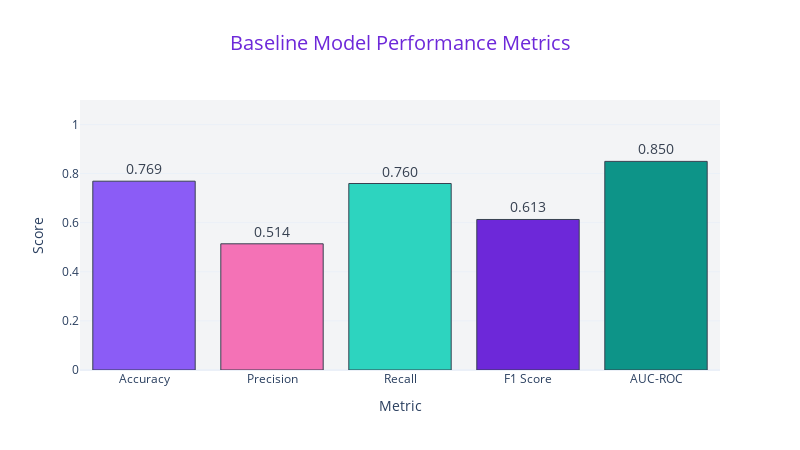
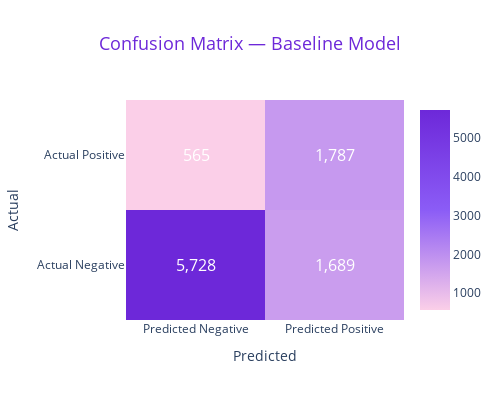

Notebook cell for these charts, in order:
### Code cell
# =============================================================================
# CELL 7: BASELINE MODEL TRAINING
# =============================================================================
# Training a Logistic Regression model as our baseline classifier
# =============================================================================

display(HTML("""
<div class="section-header">
    Section 4: Baseline Model Training
</div>
"""))

display(HTML("""
<div class="legal-box">
    <div class="legal-box-title">Legal Context: Section 8 of the Employment Equity Act</div>
    <p style="margin: 0; color: #374151; line-height: 1.7;">
        Section 8 requires that any "psychological testing and similar assessments" used in 
        employment must be <strong>scientifically valid</strong>, <strong>reliable</strong>, 
        <strong>fairly applied to all employees</strong>, and <strong>not biased against any 
        employee or group</strong>. AI hiring systems qualify as "similar assessments."
    </p>
</div>
"""))

# =============================================================================
# PREPARE DATA FOR AIF360
# =============================================================================

display(HTML("""<div class="subsection-header">Preparing Data for Fairness Analysis</div>"""))

feature_cols = ['age', 'education_num', 'hours_per_week', 'capital_gain', 
                'capital_loss', 'gender', 'race_binary', 'disability']

X = processed_data[feature_cols].copy()
y = processed_data['target'].copy()

# Train-test split
X_train, X_test, y_train, y_test = train_test_split(
    X, y, test_size=0.3, random_state=42, stratify=y
)

print(f"Training set size: {len(X_train):,}")
print(f"Test set size: {len(X_test):,}")
print(f"Positive class rate (train): {y_train.mean()*100:.2f}%")
print(f"Positive class rate (test): {y_test.mean()*100:.2f}%")

# Scale features
scaler = StandardScaler()
X_train_scaled = scaler.fit_transform(X_train)
X_test_scaled = scaler.transform(X_test)

# =============================================================================
# CREATE AIF360 DATASETS
# =============================================================================

display(HTML("""<div class="subsection-header">Creating AIF360 Binary Label Datasets</div>"""))

# Combine features and target for AIF360
train_df = X_train.copy()
train_df['target'] = y_train.values
test_df = X_test.copy()
test_df['target'] = y_test.values

# Define privileged and unprivileged groups for each attribute
# Privileged = historically advantaged group
# This framing helps us detect if the model favors certain groups

privileged_groups_gender = [{'gender': 1}]      # Male
unprivileged_groups_gender = [{'gender': 0}]    # Female

privileged_groups_race = [{'race_binary': 1}]   # White
unprivileged_groups_race = [{'race_binary': 0}] # Non-White

privileged_groups_age = [{'age_binary': 0}]     # Under 40 (often preferred)
unprivileged_groups_age = [{'age_binary': 1}]   # 40 and over

privileged_groups_disability = [{'disability': 0}]  # Without disability
unprivileged_groups_disability = [{'disability': 1}] # With disability

# Create AIF360 dataset for gender analysis
train_aif_gender = BinaryLabelDataset(
    df=train_df,
    label_names=['target'],
    protected_attribute_names=['gender'],
    favorable_label=1,
    unfavorable_label=0
)

test_aif_gender = BinaryLabelDataset(
    df=test_df,
    label_names=['target'],
    protected_attribute_names=['gender'],
    favorable_label=1,
    unfavorable_label=0
)

print("AIF360 datasets created successfully:")
print(f"  Training dataset: {train_aif_gender.features.shape[0]} samples")
print(f"  Test dataset: {test_aif_gender.features.shape[0]} samples")
print(f"  Protected attribute: gender")

# =============================================================================
# TRAIN BASELINE MODEL
# =============================================================================

display(HTML("""<div class="subsection-header">Training Baseline Logistic Regression Model</div>"""))

# Train Logistic Regression as baseline
baseline_model = LogisticRegression(
    max_iter=1000,
    random_state=42,
    solver='lbfgs',
    class_weight='balanced'  # Handle class imbalance
)

baseline_model.fit(X_train_scaled, y_train)

# Predictions
y_pred_train = baseline_model.predict(X_train_scaled)
y_pred_test = baseline_model.predict(X_test_scaled)
y_prob_test = baseline_model.predict_proba(X_test_scaled)[:, 1]

# =============================================================================
# MODEL PERFORMANCE METRICS
# =============================================================================

display(HTML("""<div class="subsection-header">Model Performance Evaluation</div>"""))

# Calculate metrics
train_accuracy = accuracy_score(y_train, y_pred_train)
test_accuracy = accuracy_score(y_test, y_pred_test)
test_precision = precision_score(y_test, y_pred_test)
test_recall = recall_score(y_test, y_pred_test)
test_f1 = f1_score(y_test, y_pred_test)
test_auc = roc_auc_score(y_test, y_prob_test)

print("=" * 60)
print("BASELINE MODEL PERFORMANCE")
print("=" * 60)
print(f"Training Accuracy:  {train_accuracy:.4f}")
print(f"Test Accuracy:      {test_accuracy:.4f}")
print(f"Test Precision:     {test_precision:.4f}")
print(f"Test Recall:        {test_recall:.4f}")
print(f"Test F1 Score:      {test_f1:.4f}")
print(f"Test AUC-ROC:       {test_auc:.4f}")
print("=" * 60)

# Store predictions in test dataframe for fairness analysis
test_df_with_preds = test_df.copy()
test_df_with_preds['predictions'] = y_pred_test
test_df_with_preds['probabilities'] = y_prob_test

# =============================================================================
# PERFORMANCE VISUALIZATION
# =============================================================================

# Create performance metrics card
fig_perf = go.Figure()

metrics = ['Accuracy', 'Precision', 'Recall', 'F1 Score', 'AUC-ROC']
values = [test_accuracy, test_precision, test_recall, test_f1, test_auc]
colors_metrics = [COLORS['purple'], COLORS['pink'], COLORS['teal'], 
                  COLORS['dark_purple'], COLORS['dark_teal']]

fig_perf.add_trace(go.Bar(
    x=metrics,
    y=values,
    marker=dict(color=colors_metrics, line=dict(color=COLORS['dark_gray'], width=1)),
    text=[f"{v:.3f}" for v in values],
    textposition='outside',
    textfont=dict(size=14, color=COLORS['dark_gray'])
))

fig_perf.update_layout(
    title=dict(
        text="Baseline Model Performance Metrics",
        font=dict(size=20, color=COLORS['dark_purple']),
        x=0.5, xanchor='center'
    ),
    xaxis_title="Metric",
    yaxis_title="Score",
    yaxis=dict(range=[0, 1.1]),
    paper_bgcolor=COLORS['white'],
    plot_bgcolor=COLORS['light_gray'],
    height=450, width=800,
    showlegend=False
)

fig_perf.show()

# Confusion Matrix
cm = confusion_matrix(y_test, y_pred_test)
fig_cm = go.Figure(data=go.Heatmap(
    z=cm,
    x=['Predicted Negative', 'Predicted Positive'],
    y=['Actual Negative', 'Actual Positive'],
    colorscale=[[0, COLORS['light_pink']], [0.5, COLORS['purple']], [1, COLORS['dark_purple']]],
    text=cm,
    texttemplate="%{text:,}",
    textfont=dict(size=16, color='white'),
    hovertemplate="Actual: %{y}<br>Predicted: %{x}<br>Count: %{z:,}<extra></extra>"
))

fig_cm.update_layout(
    title=dict(
        text="Confusion Matrix — Baseline Model",
        font=dict(size=18, color=COLORS['dark_purple']),
        x=0.5, xanchor='center'
    ),
    xaxis_title="Predicted",
    yaxis_title="Actual",
    paper_bgcolor=COLORS['white'],
    height=400, width=500
)

fig_cm.show()

display(HTML("""
<div class="annotation">
    <strong>For Non-Technical Readers:</strong> The model achieves reasonable accuracy, but the 
    key question is: does it perform equally well for all demographic groups? A model can be 
    highly accurate overall while still being unfair to certain groups. The next section 
    examines this critical question.
</div>
"""))

display(HTML('<div class="section-divider"></div>'))

### Figure 1 — Plotly figure (JSON) as saved in the notebook; plotly's stock layout.template omitted (floating-point values rounded to 4 significant figures)
{"data": [{"marker": {"color": ["#8B5CF6", "#F472B6", "#2DD4BF", "#6D28D9", "#0D9488"], "line": {"color": "#374151", "width": 1}}, "text": ["0.769", "0.514", "0.760", "0.613", "0.850"], "textfont": {"color": "#374151", "size": 14}, "textposition": "outside", "type": "bar", "x": ["Accuracy", "Precision", "Recall", "F1 Score", "AUC-ROC"], "y": [0.7693, 0.5141, 0.7598, 0.6132, 0.8499]}], "layout": {"height": 450, "paper_bgcolor": "#FFFFFF", "plot_bgcolor": "#F3F4F6", "showlegend": false, "title": {"font": {"color": "#6D28D9", "size": 20}, "text": "Baseline Model Performance Metrics", "x": 0.5, "xanchor": "center"}, "width": 800, "xaxis": {"title": {"text": "Metric"}}, "yaxis": {"range": [0, 1.1], "title": {"text": "Score"}}}}

### Figure 2 — Plotly figure (JSON) as saved in the notebook; plotly's stock layout.template omitted (floating-point values rounded to 4 significant figures)
{"data": [{"colorscale": [[0, "#FBCFE8"], [0.5, "#8B5CF6"], [1, "#6D28D9"]], "hovertemplate": "Actual: %{y}<br>Predicted: %{x}<br>Count: %{z:,}<extra></extra>", "text": [[5728, 1689], [565, 1787]], "textfont": {"color": "white", "size": 16}, "texttemplate": "%{text:,}", "type": "heatmap", "x": ["Predicted Negative", "Predicted Positive"], "y": ["Actual Negative", "Actual Positive"], "z": [[5728, 1689], [565, 1787]]}], "layout": {"height": 400, "paper_bgcolor": "#FFFFFF", "title": {"font": {"color": "#6D28D9", "size": 18}, "text": "Confusion Matrix — Baseline Model", "x": 0.5, "xanchor": "center"}, "width": 500, "xaxis": {"title": {"text": "Predicted"}}, "yaxis": {"title": {"text": "Actual"}}}}
